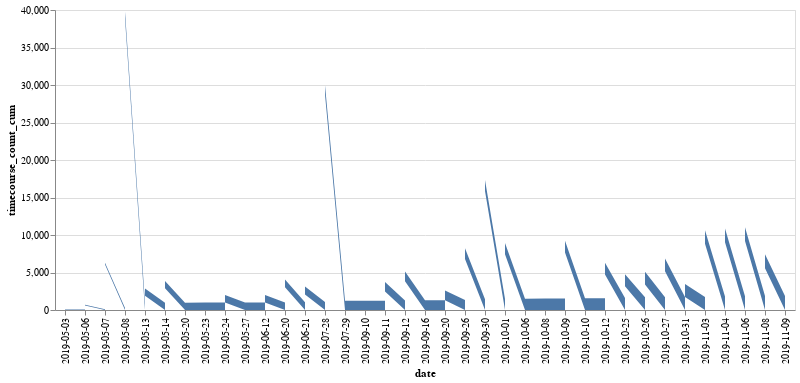

Notebook source saved alongside this figure:
### Code cell
# 4. altair plot
import altair as alt
from vega_datasets import data

source = data.unemployment_across_industries.url

for key in count_fields:
    chart = alt.Chart(df).mark_area().encode(
        alt.X('date'),
        alt.Y(f'{key}_cum'),
    )
    chart
    
chart

### Figure 1 — Vega-Lite specification as saved in the notebook (floating-point values rounded to 4 significant figures; data arrays with more than 128 entries replaced by an {"elided": "..."} marker saying what was removed)
{"config": {"view": {"continuousWidth": 400, "continuousHeight": 300}}, "data": {"name": "data-7e86d525804fc8aa2672e1421e48f252"}, "mark": "area", "encoding": {"x": {"type": "nominal", "field": "date"}, "y": {"type": "quantitative", "field": "timecourse_count_cum"}}, "$schema": "https://vega.github.io/schema/vega-lite/v4.0.2.json", "datasets": {"data-7e86d525804fc8aa2672e1421e48f252": {"elided": "246 records"}}}
